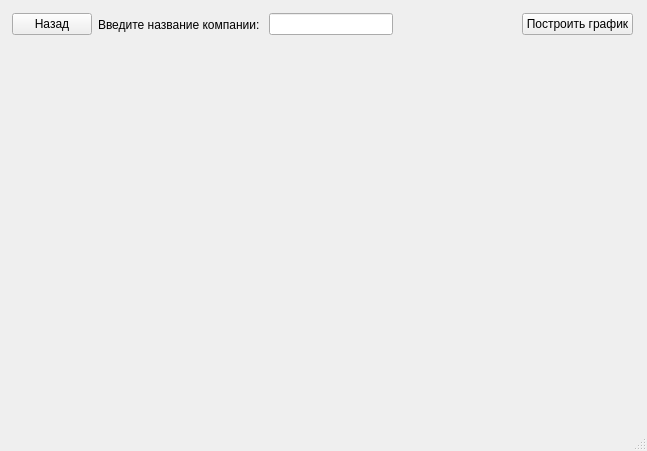
<?xml version="1.0" encoding="UTF-8"?>
<ui version="4.0">
 <class>GraphicClass</class>
 <widget class="QMainWindow" name="GraphicClass">
  <property name="geometry">
   <rect>
    <x>0</x>
    <y>0</y>
    <width>647</width>
    <height>451</height>
   </rect>
  </property>
  <property name="windowTitle">
   <string>MainWindow</string>
  </property>
  <widget class="QWidget" name="centralwidget">
   <widget class="QWidget" name="">
    <property name="geometry">
     <rect>
      <x>12</x>
      <y>12</y>
      <width>621</width>
      <height>25</height>
     </rect>
    </property>
    <layout class="QHBoxLayout" name="horizontalLayout">
     <item>
      <widget class="QPushButton" name="pushButton">
       <property name="text">
        <string>Назад</string>
       </property>
      </widget>
     </item>
     <item>
      <widget class="QLabel" name="label_2">
       <property name="text">
        <string>Введите название компании: </string>
       </property>
      </widget>
     </item>
     <item>
      <widget class="QLineEdit" name="lineEdit"/>
     </item>
     <item>
      <spacer name="horizontalSpacer">
       <property name="orientation">
        <enum>Qt::Horizontal</enum>
       </property>
       <property name="sizeHint" stdset="0">
        <size>
         <width>40</width>
         <height>20</height>
        </size>
       </property>
      </spacer>
     </item>
     <item>
      <widget class="QPushButton" name="pushButton_2">
       <property name="text">
        <string>Построить график</string>
       </property>
      </widget>
     </item>
    </layout>
   </widget>
  </widget>
  <widget class="QMenuBar" name="menubar">
   <property name="geometry">
    <rect>
     <x>0</x>
     <y>0</y>
     <width>647</width>
     <height>21</height>
    </rect>
   </property>
  </widget>
  <widget class="QStatusBar" name="statusbar"/>
 </widget>
 <resources/>
 <connections/>
</ui>
